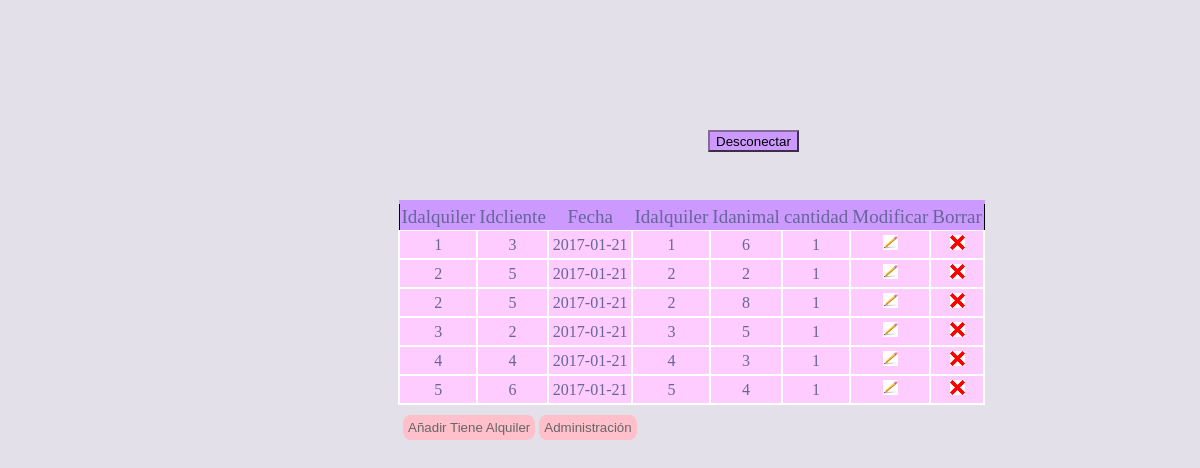
Page /PHP/adtienealquiler.php (signed in) on the committed database.
### tables this page shows
create table tiene
(
	idalquiler		int,
	idanimal		int,
	cantidad		int,
	primary key(idalquiler, idanimal),
	foreign key(idalquiler) references alquiler(idalquiler) on delete cascade,
	foreign key(idanimal) references animal(idanimal) on delete cascade
);

create table alquiler
(
	idalquiler		int auto_increment not null,
	idcliente		int,
	fecha			date,
	primary key(idalquiler, idcliente),
	foreign key(idcliente) references cliente(idcliente) on delete cascade
);

### PHP/adtienealquiler.php (the view, shortened to what this page needs)
<!DOCTYPE html>
<html lang="en">
  <head>
    <link rel="stylesheet" href="css/adtienealquiler.css">
  </head>
  <body>
    <?php
       include_once "conec.php";
      if ($result = $connection->query("SELECT * FROM tiene, alquiler where tiene.idalquiler=alquiler.idalquiler;")) {
            if ($result){
            echo "<table style='border:1px solid black;'>";
            echo "<thead>";
            echo "<tr>";
            echo "<th>Idalquiler</th>";
            echo "<th>Idcliente</th>";
            echo "<th>Fecha</th>";
            echo "<th>Idalquiler</th>";
            echo "<th>Idanimal</th>";
            echo "<th>cantidad</th>";
            echo "<th>Modificar</th>";
            echo "<th>Borrar</th>";
            echo "</thead>";
          }
      ?>
      <?php
          while($obj = $result->fetch_object()) {
              echo "<tr>";
              echo "<td>".$obj->idalquiler."</td>";
              echo "<td>".$obj->idcliente."</td>";
              echo "<td>".$obj->fecha."</td>";
              echo "<td>".$obj->idalquiler."</td>";
              echo "<td>".$obj->idanimal."</td>";
              echo "<td>".$obj->cantidad."</td>";
              echo "<td><a href='editartienealquiler.php?id=".$obj->idalquiler."'><img src='img/modificar.jpg' width='15px'height='15px'/></a></td>";
              echo "<td><a href='borrartienealquiler.php?id=".$obj->idalquiler."'><img src='img/borrar.png' width='15px' height='15px'/></a></td>";
              echo "</tr>";
          }
      }
    ?>
  </table>
  <input type="button" onclick=" location.href='/php/proyecto/agregartienealquiler.php' " value="Añadir Tiene Alquiler" style=cursor:pointer; name="boton" />
  <input type="button" onclick=" location.href='/php/proyecto/administracion.php' " value="Administración" style=cursor:pointer; name="boton1" />
  <form method="post" id="Desconectar">
      <input type="submit" name="desloguear" value="Desconectar">
  </form>
</body>
</html>

### PHP/css/adtienealquiler.css (style rules this page uses)
table { text-align: center; border-collapse: collapse; font-size: 16px; margin: 240px; margin: 200px; margin-left: 390px; }
th { font-size: 19px; font-weight: normal; padding: 2px; background: #c9f; border-top: 4px solid #c9f; border-bottom: 1px solid #fff; color: #669; }
td { padding: 4px; background: #fcf; border: 2px solid #fff; color: #669; border-top: 1px }
body { background: #e4e0ea; }
input[type="button"] { position: relative; left: 395px; top: -190px; border-radius: 8px; background: pink; padding: 5px 5px; border: none; color: #666; }
input[type=submit] { position: absolute; margin-left: 700px; background-color: #C9F; border-color: #866899; margin-top: -500px; cursor:pointer; height: 22px; }

### rows in the picture
tiene: alquiler.idalquiler "1", alquiler.idcliente "3", alquiler.fecha "2017-01-21", idanimal "6", cantidad "1"
tiene: alquiler.idalquiler "2", alquiler.idcliente "5", alquiler.fecha "2017-01-21", idanimal "2", cantidad "1"
tiene: alquiler.idalquiler "2", alquiler.idcliente "5", alquiler.fecha "2017-01-21", idanimal "8", cantidad "1"
tiene: alquiler.idalquiler "3", alquiler.idcliente "2", alquiler.fecha "2017-01-21", idanimal "5", cantidad "1"
tiene: alquiler.idalquiler "4", alquiler.idcliente "4", alquiler.fecha "2017-01-21", idanimal "3", cantidad "1"
tiene: alquiler.idalquiler "5", alquiler.idcliente "6", alquiler.fecha "2017-01-21", idanimal "4", cantidad "1"
